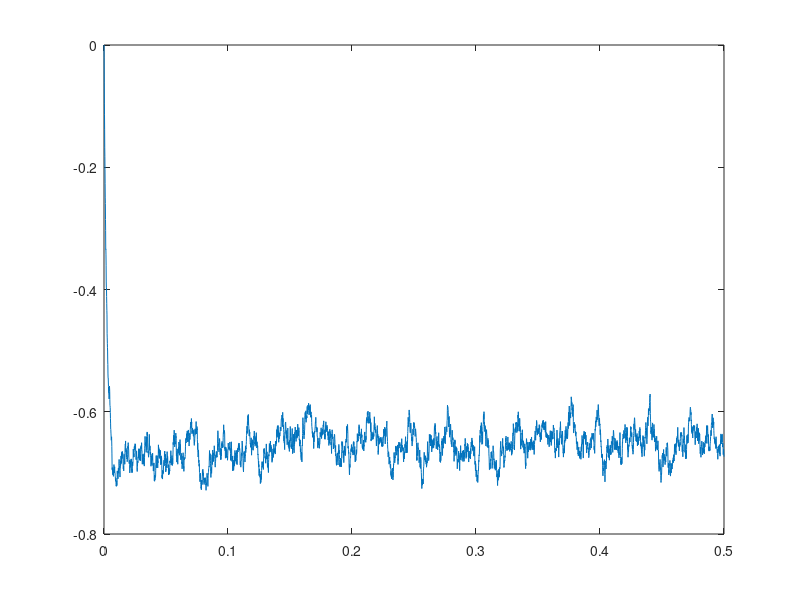

Source code (MATLAB):
%==========================================================================
% point_conductance_model.m
% Author: Akira Nagamori
% Last update: 8/14/19
% Descriptions:
%   Equations obtained from Destexhe et al. (2001)
%==========================================================================

close all
clear all
clc

%%
Fs = 10000;
time = 0:1/Fs:0.5;
noise_amp = 1;

E_e = 0;
E_i = -75;
g_e0 = 0.012;
g_e = 0;
g_i0 = 0.057;
g_i = 0;
tau_e = 0.0027;
tau_i = 0.0105;

V = -65;

I_syn_vec = zeros(1,length(time));
x_e = normrnd(0,1,[1,length(time)]);
x_i = normrnd(0,1,[1,length(time)]);

for t = 1:length(time)
    I_syn = g_e*(V-E_e) + g_i*(V-E_i);
    
    dg_e = -1/tau_e*(g_e-g_e0) + sqrt(noise_amp)*x_e(t);
    g_e = dg_e/Fs + g_e;
    
    dg_i = -1/tau_i*(g_i-g_e0) + sqrt(noise_amp)*x_i(t);
    g_i = dg_i/Fs + g_i;
    
    I_syn_vec(t) = I_syn;
end

plot(time,I_syn_vec)